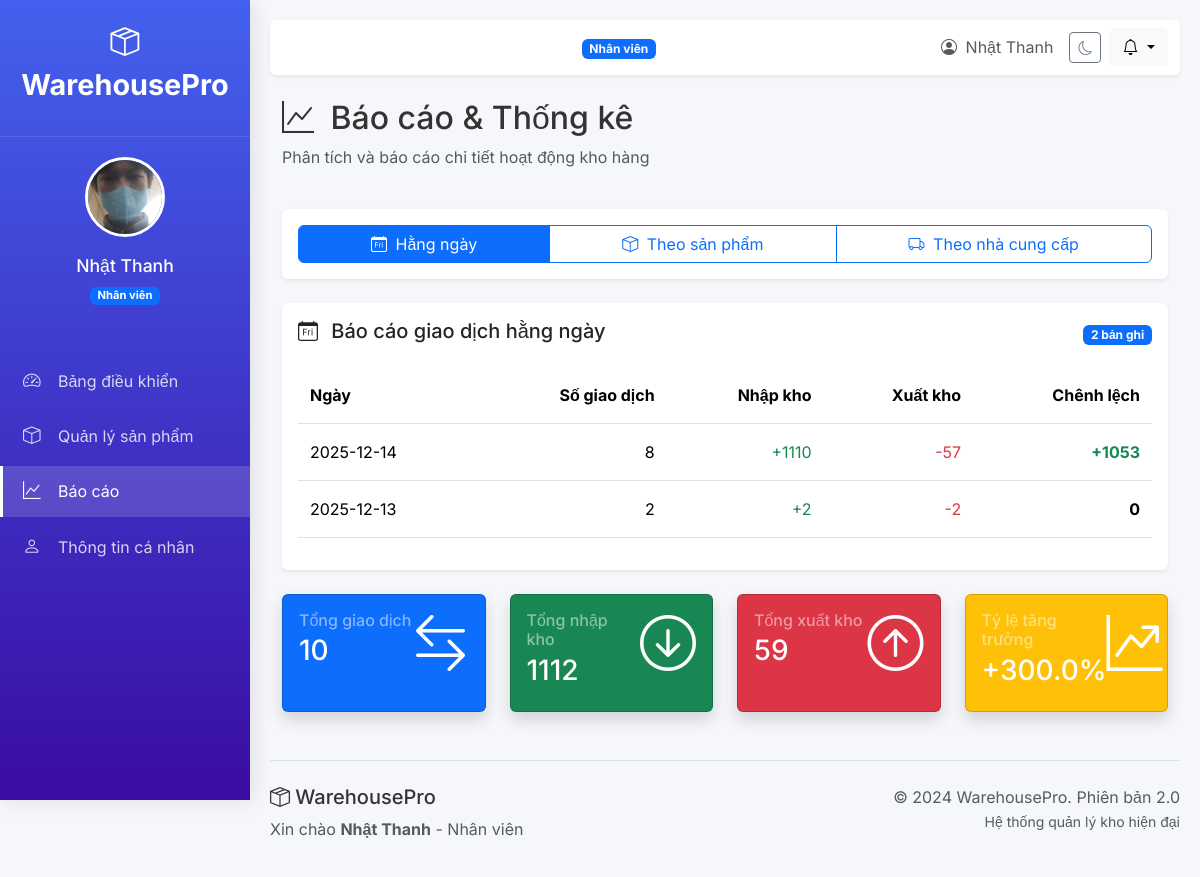
Screenshot of /reports (signed in) with the database file from the repository.
### tables this page shows
CREATE TABLE users (
            id INTEGER PRIMARY KEY AUTOINCREMENT,
            email TEXT UNIQUE NOT NULL,
            password TEXT NOT NULL,
            full_name TEXT NOT NULL,
            role TEXT NOT NULL,
            avatar TEXT,
            phone TEXT,
            address TEXT,
            status TEXT DEFAULT 'active',
            created_at TIMESTAMP DEFAULT CURRENT_TIMESTAMP
        );

### main.py (the view)
@app.get("/reports", response_class=HTMLResponse)
async def reports_page(request: Request):
    user = get_current_user(request)
    if not user:
        return RedirectResponse("/login", status_code=302)
    conn = get_db_connection()
    cursor = conn.cursor()
    report_type = request.query_params.get('type', 'daily')
    if report_type == 'daily':
        cursor.execute('''
            SELECT DATE(created_at) as date,
                   COUNT(*) as transactions,
                   SUM(CASE WHEN type='in' THEN quantity ELSE 0 END) as stock_in,
                   SUM(CASE WHEN type='out' THEN quantity ELSE 0 END) as stock_out
            FROM transactions
            WHERE DATE(created_at) >= DATE('now', '-30 days')
            GROUP BY DATE(created_at)
            ORDER BY date DESC
        ''')
    elif report_type == 'products':
        cursor.execute('''
            SELECT p.category,
                   COUNT(*) as product_count,
                   SUM(p.stock) as total_stock,
                   SUM(p.stock * COALESCE(p.price, 0)) as total_value
            FROM products p
            WHERE p.status = 'approved'
            GROUP BY p.category
            ORDER BY total_value DESC
        ''')
    elif report_type == 'suppliers':
        cursor.execute('''
            SELECT supplier, supplier_country,
                   COUNT(*) as product_count,
                   SUM(stock) as total_stock,
                   SUM(stock * COALESCE(price, 0)) as total_value
            FROM products
            WHERE status = 'approved'
            GROUP BY supplier, supplier_country
            ORDER BY product_count DESC
        ''')
    elif report_type == 'staff' and user["role"] == "admin":
        cursor.execute('''
            SELECT u.full_name, u.email,
                   COUNT(p.id) as product_count,
                   SUM(CASE WHEN p.status='approved' THEN 1 ELSE 0 END) as approved_count,
                   SUM(CASE WHEN p.status='pending' THEN 1 ELSE 0 END) as pending_count
            FROM users u
            LEFT JOIN products p ON u.id = p.added_by
            WHERE u.role = 'staff'
            GROUP BY u.id
            ORDER BY product_count DESC
        ''')
    else:
        cursor.execute('''
            SELECT DATE(created_at) as date,
                   COUNT(*) as transactions
            FROM transactions
            GROUP BY DATE(created_at)
            ORDER BY date DESC
            LIMIT 10
        ''')
    report_data = [dict(row) for row in cursor.fetchall()]
    growth_rate = 0
    if report_type == 'daily' and len(report_data) > 1:
        mid = len(report_data) // 2
        recent = report_data[:mid]
        older = report_data[mid:]
        recent_sum = sum(item['transactions'] for item in recent)
        older_sum = sum(item['transactions'] for item in older)
        if older_sum > 0:
            growth_rate = ((recent_sum - older_sum) / older_sum) * 100
        elif recent_sum > 0:
            growth_rate = 100.0
    conn.close()
    return templates.TemplateResponse(
        "reports.html",
        {
            "request": request,
            "title": "Báo cáo & Thống kê",
            "user": user,
            "report_type": report_type,
            "report_data": report_data,
            "growth_rate": growth_rate,
            "now": datetime.now
        }
    )

### templates/reports.html (shortened to what this page needs)
{% extends "base.html" %}
{% block content %}
<div class="row mb-4">
    <div class="col-12">
        <h2><i class="bi bi-graph-up me-2"></i> Báo cáo & Thống kê</h2>
        <p class="text-muted">Phân tích và báo cáo chi tiết hoạt động kho hàng</p>
    </div>
</div>
<div class="card mb-4 shadow-sm border-0">
    <div class="card-body">
        <div class="btn-group w-100" role="group">
            <a href="/reports?type=daily"
                class="btn {% if report_type == 'daily' %}btn-primary{% else %}btn-outline-primary{% endif %}">
                <i class="bi bi-calendar-day me-1"></i> Hằng ngày
            </a>
            <a href="/reports?type=products"
                class="btn {% if report_type == 'products' %}btn-primary{% else %}btn-outline-primary{% endif %}">
                <i class="bi bi-box me-1"></i> Theo sản phẩm
            </a>
            <a href="/reports?type=suppliers"
                class="btn {% if report_type == 'suppliers' %}btn-primary{% else %}btn-outline-primary{% endif %}">
                <i class="bi bi-truck me-1"></i> Theo nhà cung cấp
            </a>
        </div>
    </div>
</div>
<div class="card shadow-sm border-0 mb-4"><div class="card-body">
    <div class="table-header d-flex justify-content-between align-items-center">
        <h5>
            {% if report_type == 'daily' %}
            <i class="bi bi-calendar-day me-2"></i> Báo cáo giao dịch hằng ngày
            {% elif report_type == 'products' %}
            <i class="bi bi-box me-2"></i> Báo cáo theo danh mục sản phẩm
            {% else %}
            <i class="bi bi-truck me-2"></i> Báo cáo theo nhà cung cấp
            {% endif %}
        </h5>
        <span class="badge bg-primary">{{ report_data|length }} bản ghi</span>
    </div>
    <div class="table-responsive mt-3">
        <table class="table table-hover" id="reportTable">
            <thead>
                {% if report_type == 'daily' %}
                <tr>
                    <th>Ngày</th>
                    <th class="text-end">Số giao dịch</th>
                    <th class="text-end">Nhập kho</th>
                    <th class="text-end">Xuất kho</th>
                    <th class="text-end">Chênh lệch</th>
                </tr>
                {% else %}
                <tr>
                    <th>Nhà cung cấp</th>
                    <th class="text-end">Số sản phẩm</th>
                    <th class="text-end">Tổng tồn kho</th>
                </tr>
                {% endif %}
            </thead>
            <tbody>
                {% for row in report_data %}
                <tr>
                    {% if report_type == 'daily' %}
                    <td>{{ row['date'] }}</td>
                    <td class="text-end">{{ row['transactions'] }}</td>
                    <td class="text-end text-success">+{{ row['stock_in'] }}</td>
                    <td class="text-end text-danger">-{{ row['stock_out'] }}</td>
                    <td class="text-end">
                        {% set diff = row['stock_in'] - row['stock_out'] %}
                        <span class="fw-bold {% if diff > 0 %}text-success{% elif diff < 0 %}text-danger{% endif %}">
                            {% if diff > 0 %}+{% endif %}{{ diff }}
                        </span>
                    </td>
                    {% else %}
                    <td>{{ row['supplier'] }}</td>
                    <td class="text-end">{{ row['product_count'] }}</td>
                    <td class="text-end">{{ row['total_stock'] }}</td>
                    {% endif %}
                </tr>
                {% endfor %}
            </tbody>
        </table>
    </div>
</div></div>
<div class="row mt-4">
    <div class="col-md-3">
        <div class="card bg-primary text-white shadow h-100">
            <div class="card-body">
                <div class="d-flex justify-content-between">
                    <div>
                        <h6 class="text-white-50 mb-1">Tổng giao dịch</h6>
                        <h3>
                            {% if report_type == 'daily' %}
                            {{ report_data|sum(attribute='transactions') }}
                            {% else %}
                            {{ report_data|length }}
                            {% endif %}
                        </h3>
                    </div>
                    <div class="display-4">
                        <i class="bi bi-arrow-left-right"></i>
                    </div>
                </div>
            </div>
        </div>
    </div>
    <div class="col-md-3">
        <div class="card bg-success text-white shadow h-100">
            <div class="card-body">
                <div class="d-flex justify-content-between">
                    <div>
                        <h6 class="text-white-50 mb-1">Tổng nhập kho</h6>
                        <h3>
                            {% if report_type == 'daily' %}
                            {{ report_data|sum(attribute='stock_in') }}
                            {% else %}
                            -
                            {% endif %}
                        </h3>
                    </div>
                    <div class="display-4">
                        <i class="bi bi-arrow-down-circle"></i>
                    </div>
                </div>
            </div>
        </div>
    </div>
    <div class="col-md-3">
        <div class="card bg-danger text-white shadow h-100">
            <div class="card-body">
                <div class="d-flex justify-content-between">
                    <div>
                        <h6 class="text-white-50 mb-1">Tổng xuất kho</h6>
                        <h3>
                            {% if report_type == 'daily' %}
                            {{ report_data|sum(attribute='stock_out') }}
                            {% else %}
                            -
                            {% endif %}
                        </h3>
                    </div>
                    <div class="display-4">
                        <i class="bi bi-arrow-up-circle"></i>
                    </div>
                </div>
            </div>
        </div>
    </div>
    <div class="col-md-3">
        <div class="card bg-warning text-white shadow h-100">
            <div class="card-body">
                <div class="d-flex justify-content-between">
                    <div>
                        <h6 class="text-white-50 mb-1">Tỷ lệ tăng trưởng</h6>
                        <h3>
                            {% if report_type == 'daily' %}
                            {{ "{:+.1f}".format(growth_rate) }}%
                            {% else %}
                            -
                            {% endif %}
                        </h3>
                    </div>
                    <div class="display-4">
                        <i class="bi bi-graph-up-arrow"></i>
                    </div>
                </div>
            </div>
        </div>
    </div>
</div>
{% endblock %}

### templates/base.html (shortened to what this page needs)
<!DOCTYPE html>
<html lang="vi" data-bs-theme="light">
<head>
    <link href="https://cdn.jsdelivr.net/npm/bootstrap@5.3.3/dist/css/bootstrap.min.css" rel="stylesheet">
    <link rel="stylesheet" href="https://cdn.jsdelivr.net/npm/bootstrap-icons@1.11.1/font/bootstrap-icons.css">
</head>
<body>
    <div class="sidebar">
        <div class="sidebar-header">
            <a href="/dashboard" class="logo">
                <i class="bi bi-box-seam"></i> WarehousePro
            </a>
        </div>
        {% if user %}
        <div class="user-profile">
            <img src="{{ user.get('avatar', '/static/img/avatars/default.png') }}" class="avatar"
                alt="{{ user.full_name }}">
            <div class="user-info mt-2">
                <h5>{{ user.full_name }}</h5>
                <span class="badge {% if user.role == 'admin' %}bg-danger{% else %}bg-primary{% endif %}">
                    {{ 'Quản trị viên' if user.role == 'admin' else 'Nhân viên' }}
                </span>
            </div>
        </div>
        {% endif %}
        <ul class="sidebar-menu">
            <li>
                <a href="/dashboard" class="{% if request.url.path == '/dashboard' %}active{% endif %}">
                    <i class="bi bi-speedometer2"></i> Bảng điều khiển
                </a>
            </li>
            <li>
                <a href="/products"
                    class="{% if request.url.path.startswith('/products') and not request.url.path.startswith('/admin/approve') %}active{% endif %}">
                    <i class="bi bi-box"></i> Quản lý sản phẩm
                </a>
            </li>
            <li>
                <a href="/reports" class="{% if request.url.path == '/reports' %}active{% endif %}">
                    <i class="bi bi-graph-up"></i> Báo cáo
                </a>
            </li>
            <li>
                <a href="/profile" class="{% if request.url.path == '/profile' %}active{% endif %}">
                    <i class="bi bi-person"></i> Thông tin cá nhân
                </a>
            </li>
        </ul>
    </div>
    <div class="main-content">
        <nav class="navbar navbar-expand-lg navbar-light bg-white shadow-sm rounded mb-4">
            <div class="container-fluid">
                <div class="d-flex align-items-center">
                    <span class="navbar-brand mb-0 h1 d-none d-lg-block">
                        <i class="bi bi-box-seam me-2"></i>
                    </span>
                    <div class="ms-3">
                        <span
                            class="badge {% if user and user.role == 'admin' %}bg-danger{% else %}bg-primary{% endif %}">
                            {{ 'Quản trị viên' if user and user.role == 'admin' else 'Nhân viên' }}
                        </span>
                    </div>
                </div>
                <div class="d-flex align-items-center">
                    <span class="text-muted me-3 d-none d-md-block">
                        <i class="bi bi-person-circle me-1"></i>
                        {{ user.full_name if user else '' }}
                    </span>
                    <button class="btn btn-outline-secondary btn-sm me-2" onclick="toggleDarkMode()">
                        <i class="bi bi-moon"></i>
                    </button>
                    <div class="dropdown">
                        <button class="btn btn-light dropdown-toggle" type="button" data-bs-toggle="dropdown">
                            <i class="bi bi-bell"></i>
                        </button>
                    </div>
                </div>
            </div>
        </nav>
        <div class="container-fluid">
            {% block content %}{% endblock %}
        </div>
        <footer class="mt-5 pt-4 border-top">
            <div class="row">
                <div class="col-md-6">
                    <h5><i class="bi bi-box-seam"></i> WarehousePro</h5>
                    <p class="text-muted">
                        {% if user %}
                        Xin chào <strong>{{ user.full_name }}</strong> -
                        {{ 'Quản trị viên' if user.role == 'admin' else 'Nhân viên' }}
                        {% else %}
                        Hệ thống quản lý kho hàng thông minh & chuyên nghiệp
                        {% endif %}
                    </p>
                </div>
                <div class="col-md-6 text-end">
                    <p class="text-muted">
                        © 2024 WarehousePro. Phiên bản 2.0<br>
                        <small>Hệ thống quản lý kho hiện đại</small>
                    </p>
                </div>
            </div>
        </footer>
    </div>
</body>
</html>

### rows the page displays
users: get (picture), full_name "Nhật Thanh", role "Nhân viên", date "2025-12-13", transactions "2", stock_in "2", stock_out "2", diff "0"

### other values shown
{{ report_data|length }} "2"
{{ row['date'] }} "2025-12-14"
{{ row['transactions'] }} "8"
{{ row['stock_in'] }} "1110"
{{ row['stock_out'] }} "57"
{{ diff }} "1053"
{{ report_data|sum(attribute='transactions') }} "10"
{{ report_data|sum(attribute='stock_in') }} "1112"
{{ report_data|sum(attribute='stock_out') }} "59"
{{ "{:+.1f}".format(growth_rate) }} "+300.0"
